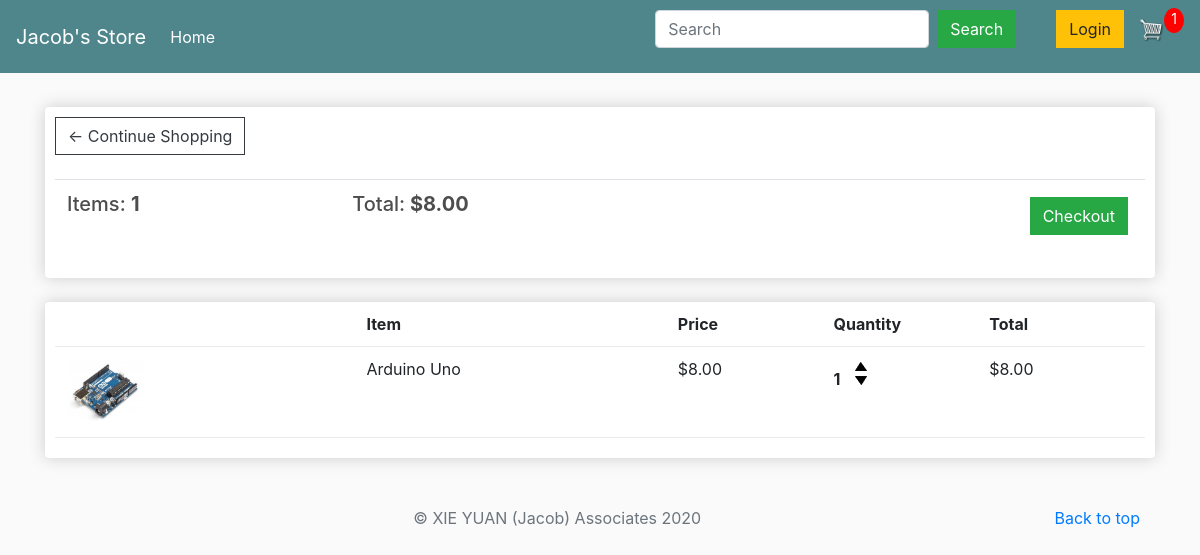
/cart/ (signed in), run on an earlier commit of the app's database.
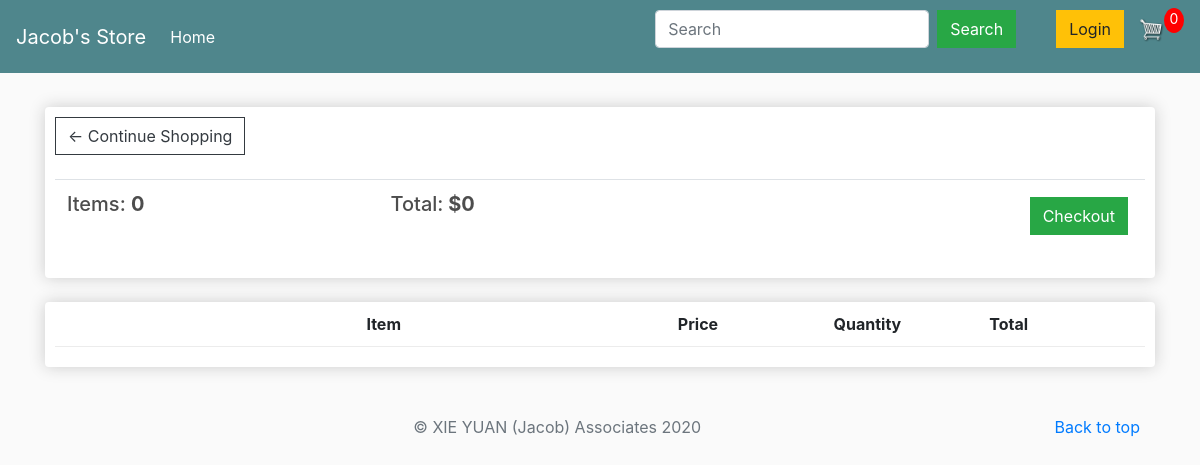
And on a later commit of the database.
### store/models.py (models this page shows, shortened)
class Order(models.Model):
    customer = models.ForeignKey(
        Customer, on_delete=models.SET_NULL, null=True, blank=True)
    date_ordered = models.DateTimeField(auto_now_add=True)
    complete = models.BooleanField(default=False, null=True, blank=False)
    transaction_id = models.CharField(max_length=200, null=True)
    @property
    def get_total_price(self):
        orderitems = self.orderitem_set.all()
        total = sum([item.get_total for item in orderitems])
        return total
    @property
    def get_total_items(self):
        orderitems = self.orderitem_set.all()
        total = sum([item.quantity for item in orderitems])
        return total

class OrderItem(models.Model):
    product = models.ForeignKey(
        Product, on_delete=models.SET_NULL, null=True, blank=True)
    order = models.ForeignKey(
        Order, on_delete=models.SET_NULL, null=True, blank=True)
    quantity = models.IntegerField(default=0, null=True, blank=True)
    date_added = models.DateTimeField(auto_now_add=True)
    @property
    def get_total(self):
        return self.quantity * self.product.price

class Product(models.Model):
    name = models.CharField(max_length=200, null=True)
    price = models.DecimalField(max_digits=7, decimal_places=2)
    digital = models.BooleanField(default=False, null=True, blank=False)
    image = models.ImageField(null=True, blank=True)
    @property
    def imageURL(self):
        try:
            url = self.image.url
        except:
            url = ''
        return url

### store/views.py (the view)
# urls.py: path('cart/', views.cart, name="cart"),
def cart(request):
    data = cartData(request)
    cartTotalItems = data['cartTotalItems']
    order = data['order']
    items = data['items']
    context = {'items': items, 'order': order,
               'cartTotalItems': cartTotalItems}
    return render(request, 'store/cart.html', context)

### store/utils.py (called while the page is built)
def cartData(request):
    if request.user.is_authenticated:
        customer = request.user.customer
        order, created = Order.objects.get_or_create(
            customer=customer, complete=False)
        items = order.orderitem_set.all()
        cartTotalItems = order.get_total_items
    else:
        cookieData = cookieCart(request)
        cartTotalItems = cookieData['cartTotalItems']
        order = cookieData['order']
        items = cookieData['items']
    return {'cartTotalItems': cartTotalItems, 'order': order, 'items': items}

### store/templates/store/cart.html (shortened to what this page needs)
{% extends 'store/main.html' %} {% load static %} {% block content %}
<div class="row">
  <div class="col-lg-12">
    <div class="box-element">
      <a class="btn btn-outline-dark" href="{% url 'store' %}"
        >&#x2190; Continue Shopping</a
      >
      <br />
      <br />
      <table class="table">
        <tr>
          <th>
            <h5>Items: <strong>{{ order.get_total_items }}</strong></h5>
          </th>
          <th>
            <h5>Total:<strong> ${{ order.get_total_price}}</strong></h5>
          </th>
          <th>
            <a
              style="float: right; margin: 5px;"
              class="btn btn-success"
              href="{% url 'checkout' %}"
              >Checkout</a
            >
          </th>
        </tr>
      </table>
    </div>
    <br />
    <div class="box-element">
      <div class="cart-row">
        <div style="flex: 2;"></div>
        <div style="flex: 2;"><strong>Item</strong></div>
        <div style="flex: 1;"><strong>Price</strong></div>
        <div style="flex: 1;"><strong>Quantity</strong></div>
        <div style="flex: 1;"><strong>Total</strong></div>
      </div>
      {% for item in items %}
      <div class="cart-row">
        <div style="flex: 2;">
          <img class="row-image" src="{{ item.product.imageURL }}" />
        </div>
        <div style="flex: 2;"><p>{{ item.product.name }}</p></div>
        <div style="flex: 1;">
          <p>${{ item.product.price}}</p>
        </div>
        <div style="flex: 1;">
          <p class="quantity">{{ item.quantity }}</p>
          <div class="quantity">
            <img
              data-product="{{item.product.id}}"
              data-action="add"
              class="chg-quantity update-cart"
              src="{% static  'images/arrow-up.png' %}"
            />
            <img
              data-product="{{item.product.id}}"
              data-action="remove"
              class="chg-quantity update-cart"
              src="{% static  'images/arrow-down.png' %}"
            />
          </div>
        </div>
        <div style="flex: 1;"><p>${{ item.get_total }}</p></div>
      </div>
      {% endfor %}
    </div>
  </div>
  {% endblock content %}

What changed in the data, as far as the page shows it:
no longer on this page (row edited): Order: get_total_items "1", get_total_price "8.00"
no longer on this page (row edited): OrderItem: product.imageURL (picture), product.name "Arduino Uno", product.price "8.00", quantity "1", get_total "8.00"
added Order: get_total_items "0", get_total_price "0"
Also different on the page:
{{ cartTotalItems }}: "1" → "0"
